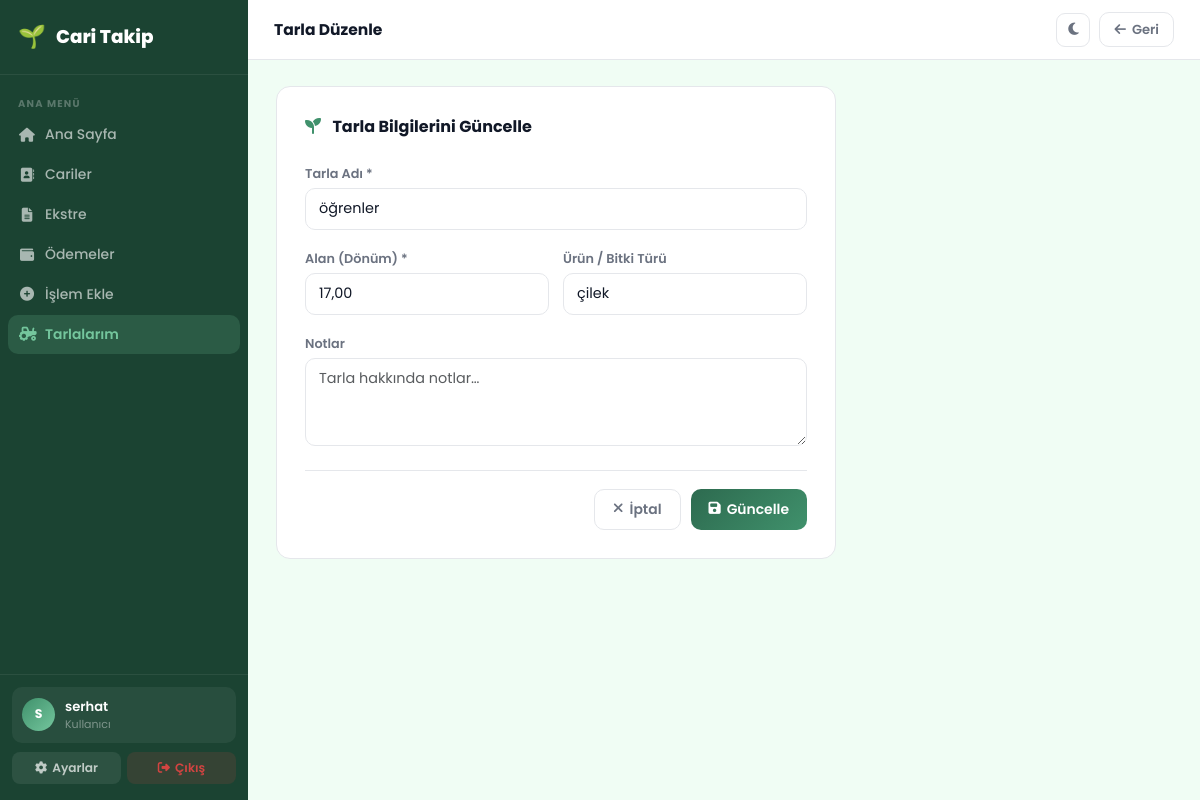
The page /tarlalar/2/duzenle/ (signed in) on the database its author committed.
### fields/models.py (models this page shows, shortened)
class Field(models.Model):
    name = models.CharField(max_length=150)
    area = models.DecimalField(max_digits=8, decimal_places=2, help_text='Dönüm')
    crop_type = models.CharField(max_length=100, blank=True)
    notes = models.TextField(blank=True)
    created_at = models.DateTimeField(auto_now_add=True)
    class Meta:
        ordering = ['name']

### fields/views.py (the view, shortened to what this page needs)
# urls.py: path('<int:pk>/duzenle/', views.field_edit, name='field_edit'),
@login_required
def field_edit(request, pk):
    field = get_object_or_404(Field, pk=pk)
    return render(request, 'fields/field_form.html', {'field': field})

### Desktop/Yeni klasör/fields/templates/fields/field_form.html (shortened to what this page needs)
{% extends 'dashboard/base.html' %}
{% block page_title %}{% if field %}Tarla Düzenle{% else %}Yeni Tarla Ekle{% endif %}{% endblock %}
{% block topbar_right %}
<a href="{% url 'field_list' %}" class="btn-o" style="padding:7px 14px;font-size:.82rem;">
    <i class="fas fa-arrow-left"></i> Geri
</a>
{% endblock %}
{% block content %}
<div style="max-width:560px;">
    <div class="surface" style="padding:28px;">
        <div style="font-size:1rem;font-weight:700;margin-bottom:22px;">
            <i class="fas fa-seedling me-2" style="color:var(--primary-light);"></i>
            {% if field %}Tarla Bilgilerini Güncelle{% else %}Yeni Tarla Ekle{% endif %}
        </div>
        <form method="post">
            <div class="mb-3">
                <label class="form-label">Tarla Adı *</label>
                <input type="text" name="name" class="form-control"
                    value="{% if field %}{{ field.name }}{% elif form_data %}{{ form_data.name }}{% endif %}"
                    placeholder="örn. Kınık Yolları" required>
            </div>
            <div class="field-2 mb-3" style="display:grid;grid-template-columns:1fr 1fr;gap:14px;">
                <div>
                    <label class="form-label">Alan (Dönüm) *</label>
                    <input type="text" inputmode="decimal" name="area" class="form-control"
                        value="{% if field %}{{ field.area }}{% elif form_data %}{{ form_data.area }}{% endif %}"
                        placeholder="örn. 5" required>
                </div>
                <div>
                    <label class="form-label">Ürün / Bitki Türü</label>
                    <input type="text" name="crop_type" class="form-control"
                        value="{% if field %}{{ field.crop_type }}{% elif form_data %}{{ form_data.crop_type }}{% endif %}"
                        placeholder="örn. Çilek">
                </div>
            </div>
            <div class="mb-3">
                <label class="form-label">Notlar</label>
                <textarea name="notes" class="form-control" placeholder="Tarla hakkında notlar…">{% if field %}{{ field.notes }}{% elif form_data %}{{ form_data.notes }}{% endif %}</textarea>
            </div>
            <div style="display:flex;gap:10px;justify-content:flex-end;margin-top:24px;padding-top:18px;border-top:1px solid var(--border);">
                <a href="{% url 'field_list' %}" class="btn-o"><i class="fas fa-times"></i> İptal</a>
                <button type="submit" class="btn-g">
                    <i class="fas fa-save"></i> {% if field %}Güncelle{% else %}Kaydet{% endif %}
                </button>
            </div>
        </form>
    </div>
</div>
{% endblock %}

### Desktop/Yeni klasör/dashboard/templates/dashboard/base.html (shortened to what this page needs)
<!DOCTYPE html>
<html lang="tr" data-theme="light">
<head>
    <link href="https://cdn.jsdelivr.net/npm/bootstrap@5.3.0/dist/css/bootstrap.min.css" rel="stylesheet">
    <link href="https://cdnjs.cloudflare.com/ajax/libs/font-awesome/6.4.0/css/all.min.css" rel="stylesheet">
</head>
<body>
{% with cur=request.resolver_match.url_name %}
<aside class="sidebar" id="sidebar">
    <a class="sb-brand" href="{% url 'dashboard' %}">
        <span class="emoji">🌱</span> Cari Takip
    </a>
    <nav class="sb-nav">
        <div class="sb-section">Ana Menü</div>
        <a href="{% url 'dashboard' %}" class="sb-item {% if cur == 'dashboard' %}active{% endif %}">
            <i class="fas fa-home"></i> Ana Sayfa
        </a>
        <a href="{% url 'customer_list' %}" class="sb-item {% if cur == 'customer_list' or cur == 'customer_detail' or cur == 'customer_create' %}active{% endif %}">
            <i class="fas fa-address-book"></i> Cariler
        </a>
        <a href="{% url 'statement' %}" class="sb-item {% if cur == 'statement' %}active{% endif %}">
            <i class="fas fa-file-alt"></i> Ekstre
        </a>
        <a href="{% url 'payments' %}" class="sb-item {% if cur == 'payments' or cur == 'payment_create' %}active{% endif %}">
            <i class="fas fa-wallet"></i> Ödemeler
        </a>
        <a href="{% url 'transaction_create' %}" class="sb-item {% if cur == 'transaction_create' %}active{% endif %}">
            <i class="fas fa-plus-circle"></i> İşlem Ekle
        </a>
        <a href="{% url 'field_list' %}" class="sb-item {% if cur == 'field_list' or cur == 'field_detail' or cur == 'field_create' or cur == 'field_edit' %}active{% endif %}">
            <i class="fas fa-tractor"></i> Tarlalarım
        </a>
    </nav>
    <div class="sb-footer">
        <div class="sb-user">
            <div class="sb-avatar">{{ request.user.username|first|upper }}</div>
            <div>
                <div class="sb-uname">{{ request.user.username }}</div>
                <div class="sb-urole">{% if request.user.is_staff %}Yönetici{% else %}Kullanıcı{% endif %}</div>
            </div>
        </div>
        <div class="sb-actions">
            <a href="{% url 'account_delete' %}" class="sb-abtn sb-settings"><i class="fas fa-cog"></i> Ayarlar</a>
            <a href="{% url 'logout' %}" class="sb-abtn sb-logout"><i class="fas fa-sign-out-alt"></i> Çıkış</a>
        </div>
    </div>
</aside>
<div class="app">
    <header class="topbar">
        <div class="topbar-l">
            <span class="page-title">{% block page_title %}{% endblock %}</span>
        </div>
        <div class="topbar-r">
            <button class="icon-btn" id="themeBtn" onclick="toggleTheme()" title="Tema Değiştir">
                <i class="fas fa-moon"></i>
            </button>
            {% block topbar_right %}{% endblock %}
        </div>
    </header>
    <div class="page-body">
        {% block content %}{% endblock %}
    </div>
</div>
{% endwith %}
</body>
</html>

### Desktop/Yeni klasör/dashboard/templates/dashboard/base.html (style rules this page uses)
:root { --sb-bg: #1b4332; --sb-w: 248px; --primary: #2d6a4f; --primary-light: #40916c; --accent: #74c69d; --bg: #f0fdf4; --surface: #ffffff; --border: #e5e7eb; --text: #111827; --sub: #6b7280; --radius: 14px; }
* { margin:0; padding:0; box-sizing:border-box; }
body { font-family:'Poppins','Segoe UI',sans-serif; background:var(--bg); color:var(--text); min-height:100vh; }
.sidebar { width: var(--sb-w); background: var(--sb-bg); position: fixed; top:0; left:0; height: 100vh; display: flex; flex-direction: column; z-index: 300; transition: transform .3s ease; overflow: hidden; }
.sb-brand { display: flex; align-items: center; gap: 10px; padding: 20px 18px; color: #fff; font-size: 1.15rem; font-weight: 800; text-decoration: none; border-bottom: 1px solid rgba(255,255,255,.07); }
.sb-brand .emoji { font-size: 1.4rem; }
.sb-nav { padding: 10px 8px; flex: 1; overflow-y: auto; }
.sb-section { font-size: .62rem; font-weight: 700; letter-spacing: 1.2px; text-transform: uppercase; color: rgba(255,255,255,.28); padding: 12px 10px 4px; }
.sb-item { display: flex; align-items: center; gap: 10px; padding: 9px 11px; border-radius: 10px; color: rgba(255,255,255,.62); text-decoration: none; font-size: .87rem; font-weight: 500; margin-bottom: 1px; transition: background .15s, color .15s; }
.sb-item i { width: 16px; text-align: center; font-size: .88rem; }
.sb-item.active { background: rgba(116,198,157,.18); color: #74c69d; font-weight: 600; }
.sb-item.active i { color: #74c69d; }
.sb-footer { padding: 12px 12px 16px; border-top: 1px solid rgba(255,255,255,.07); }
.sb-user { display: flex; align-items: center; gap: 10px; padding: 10px; border-radius: 10px; background: rgba(255,255,255,.06); margin-bottom: 9px; }
.sb-avatar { width: 33px; height: 33px; border-radius: 50%; background: linear-gradient(135deg,#40916c,#74c69d); display: flex; align-items: center; justify-content: center; font-weight: 700; color: #fff; font-size: .78rem; flex-shrink: 0; }
.sb-uname { font-size: .82rem; font-weight: 600; color: #fff; }
.sb-urole { font-size: .69rem; color: rgba(255,255,255,.4); }
.sb-actions { display: flex; gap: 6px; }
.sb-abtn { flex: 1; display: flex; align-items: center; justify-content: center; gap: 5px; padding: 7px 8px; border-radius: 8px; font-size: .76rem; font-weight: 600; text-decoration: none; border: none; cursor: pointer; transition: background .15s; }
.sb-settings { background: rgba(255,255,255,.08); color: rgba(255,255,255,.7); }
.sb-logout { background: rgba(239,68,68,.12); color: rgba(239,68,68,.85); }
.app { margin-left: var(--sb-w); min-height: 100vh; display: flex; flex-direction: column; }
.topbar { background: var(--surface); border-bottom: 1px solid var(--border); padding: 0 26px; height: 60px; display: flex; align-items: center; justify-content: space-between; position: sticky; top: 0; z-index: 50; }
.topbar-l { display: flex; align-items: center; gap: 12px; }
.page-title { font-size: .97rem; font-weight: 700; color: var(--text); }
.topbar-r { display: flex; align-items: center; gap: 9px; }
.icon-btn { width: 34px; height: 34px; border-radius: 9px; display: flex; align-items: center; justify-content: center; background: none; border: 1px solid var(--border); cursor: pointer; color: var(--sub); font-size: .88rem; transition: background .15s; }
.page-body { padding: 26px 28px; flex: 1; }
.surface { background: var(--surface); border: 1px solid var(--border); border-radius: var(--radius); overflow: hidden; }
.form-label { font-size: .8rem; font-weight: 600; color: var(--sub); margin-bottom: 5px; }
.form-control, .form-select { background: var(--surface); border: 1.5px solid var(--border); border-radius: 10px; padding: 9px 13px; font-size: .9rem; color: var(--text); font-family: inherit; transition: border-color .15s, box-shadow .15s; }
textarea.form-control { min-height: 88px; resize: vertical; }
.btn-g { background: linear-gradient(135deg,var(--primary),var(--primary-light)); color: #fff; border: none; border-radius: 10px; padding: 9px 18px; font-size: .87rem; font-weight: 600; cursor: pointer; display: inline-flex; align-items: center; gap: 6px; transition: transform .15s, box-shadow .15s; text-decoration: none; }
.btn-o { background: transparent; color: var(--sub); border: 1.5px solid var(--border); border-radius: 10px; padding: 9px 18px; font-size: .87rem; font-weight: 600; cursor: pointer; display: inline-flex; align-items: center; gap: 6px; transition: border-color .15s, color .15s; text-decoration: none; }

### rows shown on the page
Field: name "öğrenler", area "17,00", crop_type "çilek"

### other values the page prints
{{ request.user.username|first|upper }} "S"
{{ request.user.username }} "serhat"
